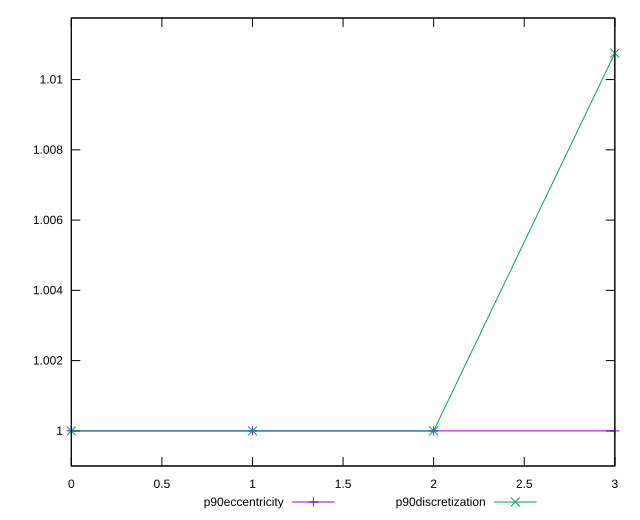

Generate this figure with gnuplot:
reset

$p90Eccentricity <<EOF
0 1.0000000000000004
1 0.9999999999999997
2 0.9999999999999999
3 1.0000000000000002
EOF

$p90Discretization <<EOF
0 1
1 1
2 1
3 1.010752688172043
EOF

set key outside below
set xrange [0:3]
set yrange [0.9989999999999997:1.011752688172043]
set trange [0.9989999999999997:1.011752688172043]
set terminal svg size 640, 520 enhanced background rgb 'white'
set output "reports/report_00033_2021-03-01T14-23-16.841Z/first-meaningful-paint/progression/eccentricity.svg"

plot $p90Eccentricity title "p90eccentricity" with linespoints, \
     $p90Discretization title "p90discretization" with linespoints

reset
